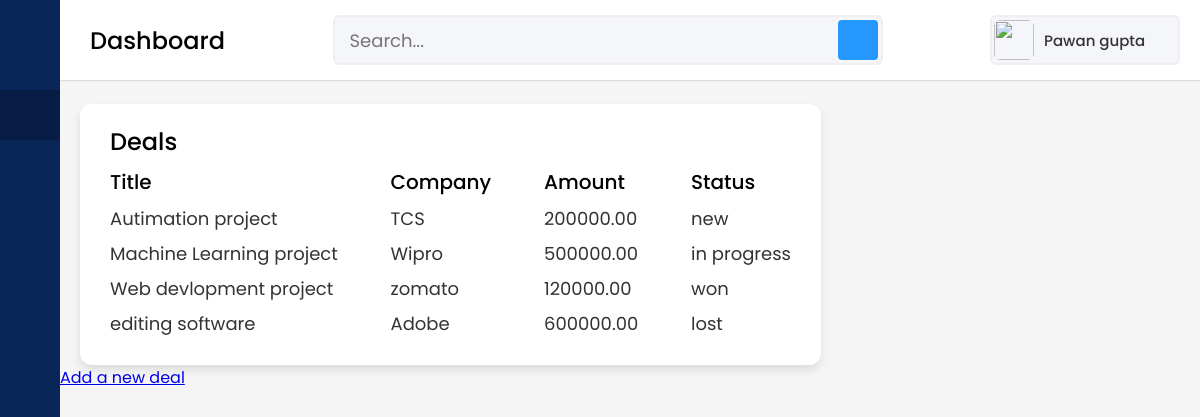
Page /deals/ on the earlier database version.
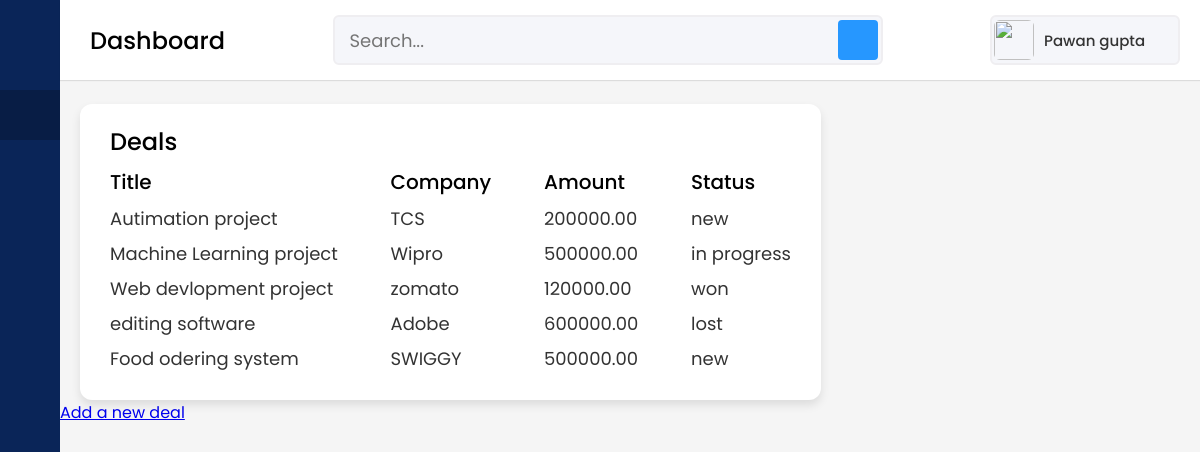
Same page on the later database version.
### base/models.py (models this page shows, shortened)
class Deal(models.Model):
    title = models.CharField(max_length=100)
    company = models.ForeignKey(Company, on_delete=models.CASCADE,null=True)
    amount = models.DecimalField(max_digits=10, decimal_places=2,default=000)
    status = models.CharField(max_length=100, choices=[
        ('new', 'New'),
        ('in progress', 'In Progress'),
        ('won', 'Won'),
        ('lost', 'Lost'),
    ],null=True)
    created_at = models.DateTimeField(auto_now_add=True)
    updated_at = models.DateTimeField(auto_now=True)

class Company(models.Model):
    name = models.CharField(max_length=100)
    email = models.EmailField()
    phone = models.CharField(max_length=20)
    website = models.URLField(null=True,blank=True)
    def __str__(self):
        return self.name

### base/views.py (the view)
# urls.py: path('deals/', views.deal_list, name='deal_list'),
def deal_list(request):
    deals = Deal.objects.all()
    context = {"deals":deals}
    return render(request, "base/deal_list.html",context)

### base/templates/base/deal_list.html (shortened to what this page needs)
{% extends "base/main.html"%}
{%load static %}
{% block content %}
<div class="home-content">
    <div class="sales-boxes">
      <div class="recent-sales box">
        <div class="title">Deals</div>
        <div class="sales-details">
          <ul class="details">
            <li class="topic">Title</li>
            {% for deal in deals %}
            <li><a href="{% url 'deal_detail' deal.pk %}">{{ deal.title }}</a></li>
            {% endfor %}
          </ul>
          <ul class="details">
            <li class="topic">Company</li>
            {% for deal in deals %}
            <li><a href="#">{{ deal.company }}</a></li>
            {% endfor %}
          </ul>
          <ul class="details">
            <li class="topic">Amount</li>
            {% for deal in deals %}
            <li><a href="#">{{ deal.amount }}</a></li>
            {% endfor %}
          </ul>
          <ul class="details">
            <li class="topic">Status</li>
            {% for deal in deals %}
            <li><a href="#">{{ deal.status }}</a></li>
            {% endfor %}
          </ul>
        </div>
      </div>
      </div>
    </div>
    <a href="{% url 'deal_create' %}">Add a new deal</a>
{% endblock %}

Differences in the rows shown:
added Deal: title "Food odering system", company "SWIGGY", amount "500000.00", status "new"
